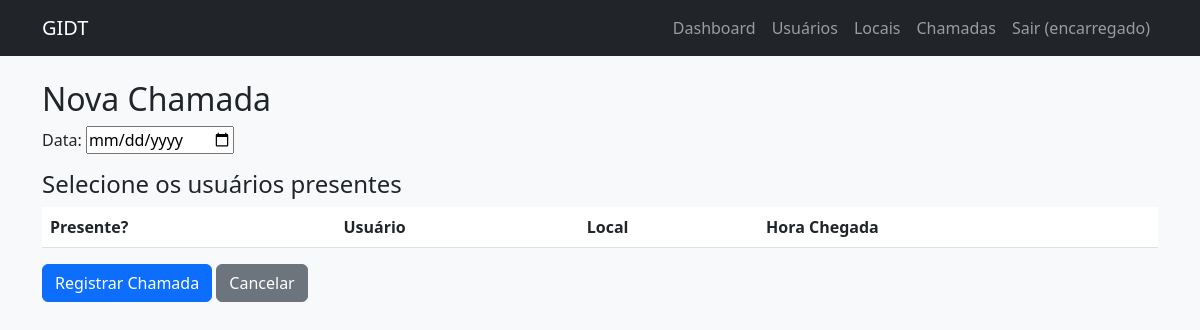
Before: /encarregado/chamadas/nova/ (signed in) with the older database file.
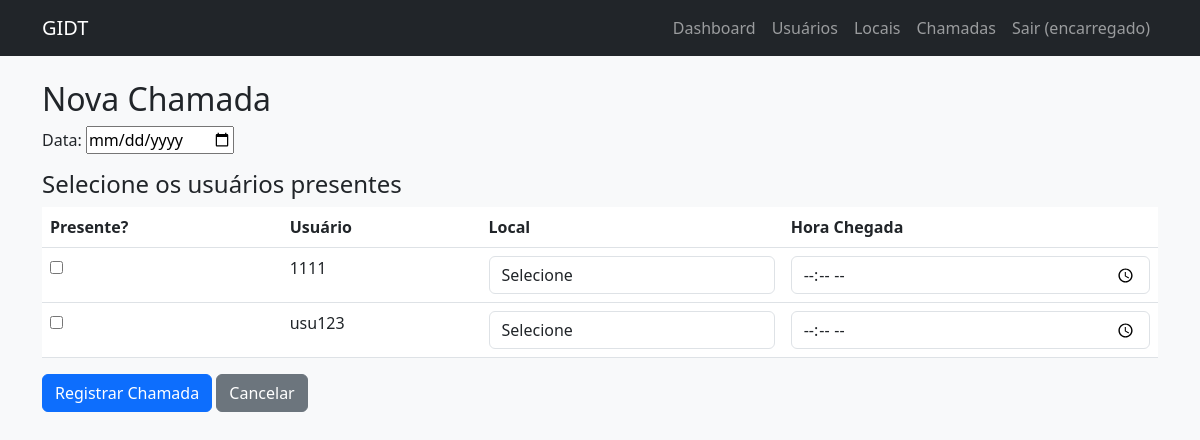
After: the same page with the newer database file.
### gestao/models.py (models this page shows, shortened)
class User(AbstractUser):
    ROLE_CHOICES = (
        ('gestor', 'Gestor'),
        ('gerente', 'Gerente'),
        ('encarregado', 'Encarregado'),
        ('usuario', 'Usuário'),
        ('administrador', 'Administrador'),
    )
    role = models.CharField(max_length=20, choices=ROLE_CHOICES, default='usuario')
    cpf = models.CharField(max_length=14, unique=True, null=True, blank=True)
    telefone = models.CharField(max_length=20, blank=True)
    endereco = models.TextField(blank=True)
    aprovado = models.BooleanField(default=False)
    aprovado_por = models.ForeignKey('self', on_delete=models.SET_NULL, null=True, blank=True, related_name='aprovados')
    aprovado_em = models.DateTimeField(null=True, blank=True)
    pix = models.CharField(max_length=50, blank=True)
    setor = models.CharField(max_length=100, blank=True, null=True, help_text="Nome ou código do setor")
    filial = models.CharField(max_length=100, blank=True, null=True, help_text="Nome ou código da filial")

### gestao/views/Vencarregado.py (the view)
# urls.py: path('encarregado/chamadas/nova/', chamada_create, name='chamada_create'),
@login_required
@role_required('encarregado')
def chamada_create(request):
    if request.method == 'POST':
        form = ChamadaForm(request.POST)
        if form.is_valid():
            chamada = form.save(commit=False)
            chamada.filial = request.user.filial
            chamada.setor = request.user.setor
            data = form.cleaned_data['data']
            if not data:
                messages.error(request, 'A data é obrigatória.')
                return render(request, 'encarregado/chamada_form.html', {
                    'form': form,
                    'usuarios': usuarios_ids,
                    'locais': locais
                })
            if Chamada.objects.filter(data=data, encarregado=request.user).exists():
                messages.error(request, 'Já existe uma chamada para esta data.')
                return redirect('chamada_create')
            chamada = form.save(commit=False)
            chamada.encarregado = request.user
            chamada.save()
            usuarios = User.objects.filter(
                id__in=usuarios_ids,
                filial_id=request.POST.get('filial'),
                setor_id=request.POST.get('setor')
            )
            usuarios_ids = request.POST.getlist('usuarios')
            for uid in usuarios_ids:
                local_id = request.POST.get(f'local_{uid}')
                if not local_id:
                    messages.error(request, f'Local obrigatório.')
                    return render(request, 'encarregado/chamada_form.html', {
                        'form': form,
                        'usuarios': usuarios_ids,
                        'locais': local_id,
                    })
                if not data:
                    usuarios_aprovados = User.objects.filter(role='usuario', aprovado=True)
                    messages.error(request, 'Data é obrigatória.')
                    return render(request, 'encarregado/chamada_form.html', {
                        'form': form,
                        'usuarios': usuarios_aprovados,
                    })
                hora = request.POST.get(f'hora_{uid}')
                if local_id:
                    presenca = Presenca(
                        chamada=chamada,
                        usuario_id=uid,
                        local_id=local_id,
                        hora_chegada=hora
                    )
                    presenca.save()
            messages.success(request, 'Chamada registrada.')
            return redirect('chamada_list')
    else:
        form = ChamadaForm(initial={'data': timezone.now().date()})
        usuarios_aprovados = User.objects.filter(role='usuario', setor=request.user.setor, aprovado=True, filial=request.user.filial)
        locais = Local.objects.all()
        return render(request, 'encarregado/chamada_form.html', {
            'form': form,
            'usuarios': usuarios_aprovados,
            'locais': locais
        })

### gestao/forms.py
class ChamadaForm(forms.ModelForm):
    class Meta:
        model = Chamada
        fields = [
            'data',
        ]
        widgets = {
            'data': forms.DateInput(attrs={'type': 'date'}),
        }

### templates/encarregado/chamada_form.html (shortened to what this page needs)
{% extends "base.html" %}
{% block content %}
<h2>Nova Chamada</h2>
<form method="post" id="chamadaForm">
    {{ form.as_p }}
    <h4>Selecione os usuários presentes</h4>
    <table class="table">
        <thead>
            <tr>
                <th>Presente?</th>
                <th>Usuário</th>
                <th>Local</th>
                <th>Hora Chegada</th>
            </tr>
        </thead>
        <tbody>
            {% for usuario in usuarios %}
            <tr>
                <td>
                    <input type="checkbox"
                           name="usuarios"
                           value="{{ usuario.id }}"
                           class="usuario-checkbox">
                </td>
                <td>
                    {{ usuario.first_name }}
                </td>
                <td>
                    <select name="local_{{ usuario.id }}"
                            class="form-control local-select">
                        <option value="">Selecione</option>
                    </select>
                </td>
                <td>
                    <input type="time"
                           name="hora_{{ usuario.id }}"
                           class="form-control hora-input">
                </td>
            </tr>
            {% endfor %}
        </tbody>
    </table>
    <button type="submit" class="btn btn-primary">
        Registrar Chamada
    </button>
    <a href="{% url 'chamada_list' %}" class="btn btn-secondary">
        Cancelar
    </a>
</form>
{% endblock %}

Changed rows visible on the page:
added User: first_name "1111"
added User: first_name "usu123"
